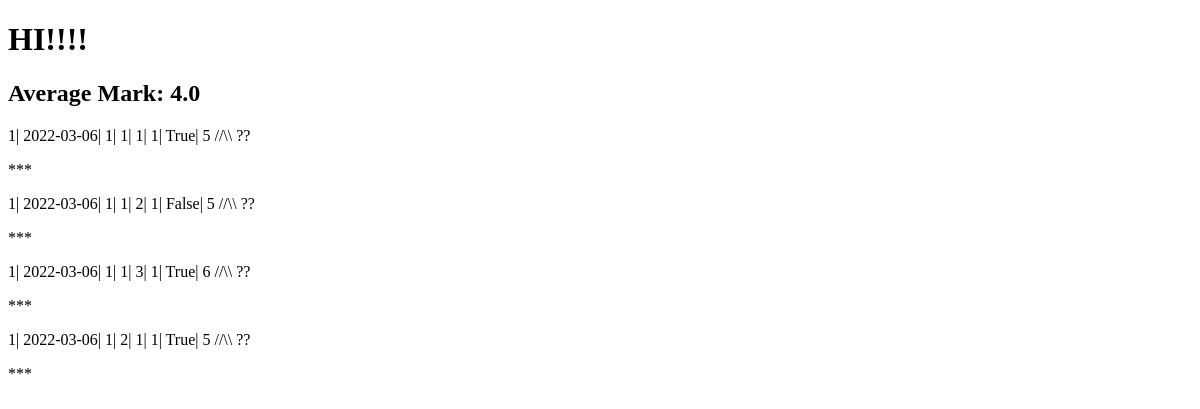
Before: / with the older database file.
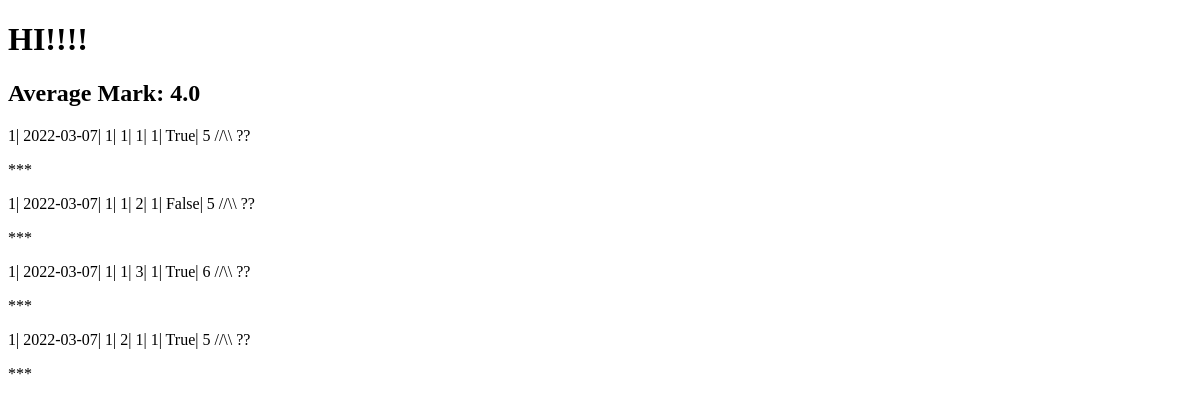
After: the same page with the newer database file.
### my_app/models.py (models this page shows, shortened)
class StudentAnswers(db.Model):
    id = db.Column(db.Integer, primary_key=True)
    student_id = db.Column(db.Integer)
    timestamp = db.Column(db.DateTime, nullable=False, default=datetime.utcnow)
    module_id = db.Column(db.Integer)
    assessment_id = db.Column(db.Integer)
    question_id = db.Column(db.Integer)
    answer_id = db.Column(db.Integer)
    correct_answer = db.Column(db.Boolean, default=False, nullable=False)
    marks = db.Column(db.Integer)

### my_app/routes.py (the view)
@app.route("/")
def root():
    list_of_student_answers = StudentAnswers.query.all()
    average_mark = average_mark_calc(list_of_student_answers)
    return render_template(
        "index.html",
        list_of_student_answers=list_of_student_answers,
        average_mark=average_mark,
    )

### my_app/routes.py (called while the page is built)
def average_mark_calc(list_of_student_answers):
    if list_of_student_answers:
        return sum(
            [
                student.marks
                for student in list_of_student_answers
                if student.correct_answer
            ]
        ) / len(list_of_student_answers)
    else:
        return 0

### my_app/templates/index.html (shortened to what this page needs)
<!DOCTYPE html>
<html lang="en">
	<head>
	</head>
	<body>
		<h1>HI!!!!</h1>
		<h2>Average Mark: {{average_mark}}</h2>
		{% for answer in list_of_student_answers %}
		<p>{{ answer.student_id }}|
		{{ answer.timestamp.strftime('%Y-%m-%d') }}|
		{{ answer.module_id }}|
		{{ answer.assessment_id }}|
		{{ answer.question_id }}|
		{{ answer.answer_id }}|
		{{ answer.correct_answer }}|
		{{ answer.marks }} //\\ {{ answer.actual_value }} ?? </p>
		***</p>
		{% endfor %}
	</body>
</html>

Changed rows visible on the page:
changed StudentAnswers (number 1 of 4 on the later page): timestamp "2022-03-06" → "2022-03-07"
changed StudentAnswers "False": timestamp "2022-03-06" → "2022-03-07"
changed StudentAnswers (number 3 of 4 on the later page): timestamp "2022-03-06" → "2022-03-07"
changed StudentAnswers (number 4 of 4 on the later page): timestamp "2022-03-06" → "2022-03-07"
